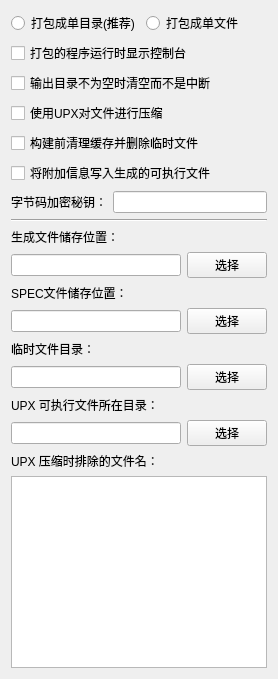
       <widget class="QWidget" name="tab_build_control">
        <attribute name="title">
         <string>生成控制</string>
        </attribute>
        <layout class="QVBoxLayout" name="verticalLayout_14">
         <item>
          <layout class="QVBoxLayout" name="verticalLayout_12">
           <item>
            <layout class="QHBoxLayout" name="horizontalLayout_9">
             <item>
              <widget class="QRadioButton" name="rb_pack_to_one_dir">
               <property name="toolTip">
                <string>将程序打包成单文件夹形式，exe可执行程序在文件夹的首层目录内。</string>
               </property>
               <property name="text">
                <string>打包成单目录(推荐)</string>
               </property>
              </widget>
             </item>
             <item>
              <widget class="QRadioButton" name="rb_pack_to_one_file">
               <property name="toolTip">
                <string>将程序以及添加的其他资源文件打包成单一文件的形式，启动速度较慢。</string>
               </property>
               <property name="text">
                <string>打包成单文件</string>
               </property>
              </widget>
             </item>
            </layout>
           </item>
           <item>
            <widget class="QCheckBox" name="cb_execute_with_console">
             <property name="toolTip">
              <string>打包完成后启动程序是否显示命令行窗口，注意，后缀为 .pyw 的程序启动入口打包后不显示控制台，此项设置失效。</string>
             </property>
             <property name="text">
              <string>打包的程序运行时显示控制台</string>
             </property>
            </widget>
           </item>
           <item>
            <widget class="QCheckBox" name="cb_without_confirm">
             <property name="toolTip">
              <string>当要储存生成的exe可执行文件的文件夹不为空时，是否清空该文件夹。</string>
             </property>
             <property name="text">
              <string>输出目录不为空时清空而不是中断</string>
             </property>
            </widget>
           </item>
           <item>
            <widget class="QCheckBox" name="cb_use_upx">
             <property name="toolTip">
              <string>打包过程中是否使用upx对文件进行压缩。
注意，某些二进制文件在经过upx压缩后可能无法正常运行。
仅当系统环境变量PATH中有upx路径信息或在以下“upx可执行文件查找路径”指定了upx查找路径时，此项设置才生效。</string>
             </property>
             <property name="text">
              <string>使用UPX对文件进行压缩</string>
             </property>
            </widget>
           </item>
           <item>
            <widget class="QCheckBox" name="cb_clean_before_build">
             <property name="toolTip">
              <string>生成exe可执行文件前是否清空 Pyinstaller 生成的临时文件夹(临时文件可用于下次加速生成)。</string>
             </property>
             <property name="text">
              <string>构建前清理缓存并删除临时文件</string>
             </property>
            </widget>
           </item>
           <item>
            <widget class="QCheckBox" name="cb_write_info_to_exec">
             <property name="toolTip">
              <string>勾选此选项则将&quot;附加信息&quot;标签页中的条目写入生成的exe文件。</string>
             </property>
             <property name="text">
              <string>将附加信息写入生成的可执行文件</string>
             </property>
            </widget>
           </item>
           <item>
            <layout class="QHBoxLayout" name="horizontalLayout_15">
             <item>
              <widget class="QLabel" name="label_11">
               <property name="toolTip">
                <string>用于加密打包过程中生成PYC文件时的加密，此项可留空。</string>
               </property>
               <property name="text">
                <string>字节码加密秘钥：</string>
               </property>
              </widget>
             </item>
             <item>
              <widget class="QLineEdit" name="le_bytecode_encryption_key">
               <property name="contextMenuPolicy">
                <enum>Qt::NoContextMenu</enum>
               </property>
               <property name="toolTip">
                <string>用于加密打包过程中生成PYC文件时的加密，此项可留空。</string>
               </property>
              </widget>
             </item>
            </layout>
           </item>
           <item>
            <widget class="Line" name="line_4">
             <property name="orientation">
              <enum>Qt::Horizontal</enum>
             </property>
            </widget>
           </item>
           <item>
            <layout class="QVBoxLayout" name="verticalLayout_9">
             <item>
              <widget class="QLabel" name="label_8">
               <property name="toolTip">
                <string>此项可留空，默认储存位置：&quot;项目根目录/DIST&quot;。</string>
               </property>
               <property name="text">
                <string>生成文件储存位置：</string>
               </property>
              </widget>
             </item>
             <item>
              <layout class="QHBoxLayout" name="horizontalLayout_12">
               <item>
                <widget class="QLineEdit" name="le_output_dir">
                 <property name="contextMenuPolicy">
                  <enum>Qt::NoContextMenu</enum>
                 </property>
                 <property name="toolTip">
                  <string>此项可留空，默认储存位置：&quot;项目根目录/DIST&quot;。</string>
                 </property>
                </widget>
               </item>
               <item>
                <widget class="QPushButton" name="pb_select_output_dir">
                 <property name="text">
                  <string>选择</string>
                 </property>
                </widget>
               </item>
              </layout>
             </item>
            </layout>
           </item>
           <item>
            <layout class="QVBoxLayout" name="verticalLayout_15">
             <item>
              <widget class="QLabel" name="label_17">
               <property name="toolTip">
                <string>此项可留空，默认储存位置：&quot;项目根目录&quot;。</string>
               </property>
               <property name="text">
                <string>SPEC文件储存位置：</string>
               </property>
              </widget>
             </item>
             <item>
              <layout class="QHBoxLayout" name="horizontalLayout_16">
               <item>
                <widget class="QLineEdit" name="le_spec_dir">
                 <property name="contextMenuPolicy">
                  <enum>Qt::NoContextMenu</enum>
                 </property>
                 <property name="toolTip">
                  <string>此项可留空，默认储存位置：&quot;项目根目录&quot;。</string>
                 </property>
                </widget>
               </item>
               <item>
                <widget class="QPushButton" name="pb_select_spec_dir">
                 <property name="text">
                  <string>选择</string>
                 </property>
                </widget>
               </item>
              </layout>
             </item>
            </layout>
           </item>
           <item>
            <layout class="QVBoxLayout" name="verticalLayout_11">
             <item>
              <widget class="QLabel" name="label_10">
               <property name="toolTip">
                <string>此项可留空，默认目录：&quot;项目根目录/BUILD&quot;。</string>
               </property>
               <property name="text">
                <string>临时文件目录：</string>
               </property>
              </widget>
             </item>
             <item>
              <layout class="QHBoxLayout" name="horizontalLayout_14">
               <item>
                <widget class="QLineEdit" name="le_temp_working_dir">
                 <property name="contextMenuPolicy">
                  <enum>Qt::NoContextMenu</enum>
                 </property>
                 <property name="toolTip">
                  <string>此项可留空，默认目录：&quot;项目根目录/BUILD&quot;。</string>
                 </property>
                </widget>
               </item>
               <item>
                <widget class="QPushButton" name="pb_select_temp_working_dir">
                 <property name="text">
                  <string>选择</string>
                 </property>
                </widget>
               </item>
              </layout>
             </item>
            </layout>
           </item>
           <item>
            <layout class="QVBoxLayout" name="verticalLayout_10">
             <item>
              <widget class="QLabel" name="label_9">
               <property name="toolTip">
                <string>UPX.EXE文件所在目录。
此项可留空，找不到UPX时将不进行压缩。
当系统环境变量PATH中有UPX路径时，此项不需要指定也可使用UPX。</string>
               </property>
               <property name="text">
                <string>UPX 可执行文件所在目录：</string>
               </property>
              </widget>
             </item>
             <item>
              <layout class="QHBoxLayout" name="horizontalLayout_13">
               <item>
                <widget class="QLineEdit" name="le_upx_search_path">
                 <property name="contextMenuPolicy">
                  <enum>Qt::NoContextMenu</enum>
                 </property>
                 <property name="toolTip">
                  <string>UPX.EXE文件所在目录。
此项可留空，找不到UPX时将不进行压缩。
当系统环境变量PATH中有UPX路径时，此项不需要指定也可使用UPX。</string>
                 </property>
                </widget>
               </item>
               <item>
                <widget class="QPushButton" name="pb_select_upx_search_path">
                 <property name="text">
                  <string>选择</string>
                 </property>
                </widget>
               </item>
              </layout>
             </item>
            </layout>
           </item>
           <item>
            <layout class="QVBoxLayout" name="verticalLayout_13">
             <item>
              <widget class="QLabel" name="label_14">
               <property name="toolTip">
                <string>使用UPX进行压缩时需要忽略的文件，每行一个文件名。
某些动态链接库或可执行文件经过UPX压缩后可能无法运行，可将这些文件名添加到此处以使UPX在压缩时略过。</string>
               </property>
               <property name="text">
                <string>UPX 压缩时排除的文件名：</string>
               </property>
              </widget>
             </item>
             <item>
              <widget class="QTextEdit" name="te_upx_exclude_files">
               <property name="contextMenuPolicy">
                <enum>Qt::NoContextMenu</enum>
               </property>
               <property name="acceptDrops">
                <bool>false</bool>
               </property>
               <property name="toolTip">
                <string>使用UPX进行压缩时需要忽略的文件，每行一个文件名。
某些动态链接库或可执行文件经过UPX压缩后可能无法运行，可将这些文件名添加到此处以使UPX在压缩时略过。</string>
               </property>
              </widget>
             </item>
            </layout>
           </item>
          </layout>
         </item>
        </layout>
       </widget>
